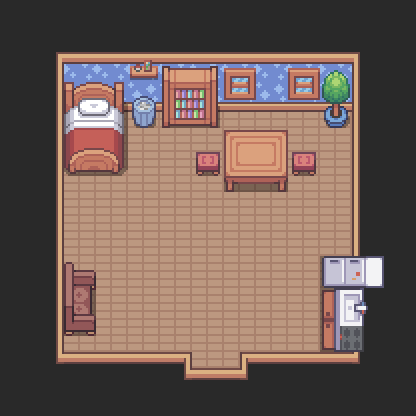

This game map was drawn from its Tiled (.tmx) file and the tilesets committed beside it. A one-line description and the trimmed map source follow:
An orthogonal 26x26 tile map with 16x16 px tiles, 5 tile layers (Suelo, Paredes, Alfombra, Fondo, ...) and 16 objects (Volver).

<map version="1.10" tiledversion="1.10.2" orientation="orthogonal" renderorder="right-down" width="26" height="26" tilewidth="16" tileheight="16" infinite="0" nextlayerid="8" nextobjectid="17">
 <tileset firstgid="1" name="tilesCasa" tilewidth="16" tileheight="16" tilecount="2484" columns="54">
  <image source="tilesCasa.png" width="864" height="736" />
 </tileset>
 <layer id="2" name="Suelo" width="26" height="26">
  <data>[676 cells, 321 non-empty, 15 distinct tile ids]</data>
 </layer>
 <layer id="1" name="Paredes" width="26" height="26">
  <data>[676 cells, 100 non-empty, 15 distinct tile ids]</data>
 </layer>
 <layer id="6" name="Alfombra" width="26" height="26">
  <data>[676 cells, 0 non-empty, 0 distinct tile ids]</data>
 </layer>
 <layer id="7" name="Fondo" width="26" height="26">
  <data>[676 cells, 273 non-empty, 3 distinct tile ids]</data>
 </layer>
 <layer id="3" name="Muebles" width="26" height="26">
  <data>[676 cells, 122 non-empty, 112 distinct tile ids]</data>
 </layer>
 <objectgroup id="4" name="Objetos">
  <object id="2" x="63.6061" y="82.2727" width="56.2955" height="92.4773" />
  <object id="3" x="196" y="152" width="23.9375" height="23.875" />
  <object id="4" x="291.99" y="152.14" width="23.9375" height="23.875" />
  <object id="5" x="223.906" y="129.954" width="64.0773" height="62.0003" />
  <object id="6" x="321.875" y="255.875" width="38.875" height="95.875" />
  <object id="7" x="63.8636" y="269.818" width="32" height="66" />
  <object id="8" x="63.875" y="261.969" width="10.1563" height="7.78125" />
  <object id="9" x="161.994" y="65.998" width="56.0199" height="62" />
  <object id="10" x="322.008" y="70.1014" width="28.0625" height="57.875" />
  <object id="11" x="131.813" y="95.9375" width="24.125" height="32.0625" />
  <object id="12" x="56" y="52" width="7.83333" height="311.792" />
  <object id="13" x="352.04" y="52.2028" width="7.83333" height="311.792" />
  <object id="14" x="57.7528" y="96.8438" width="300.563" height="11.8125" />
  <object id="15" x="64" y="352" width="127.625" height="18.5" />
  <object id="16" x="239.945" y="351.902" width="127.625" height="18.5" />
 </objectgroup>
 <objectgroup id="5" name="Teleport">
  <object id="1" name="Volver" x="191.636" y="366.182" width="48.9091" height="8.72727" />
 </objectgroup>
</map>
